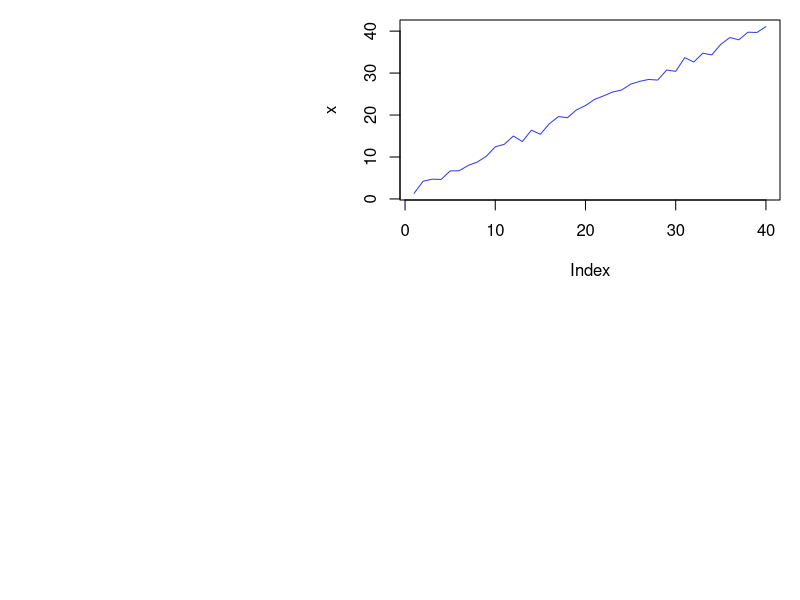
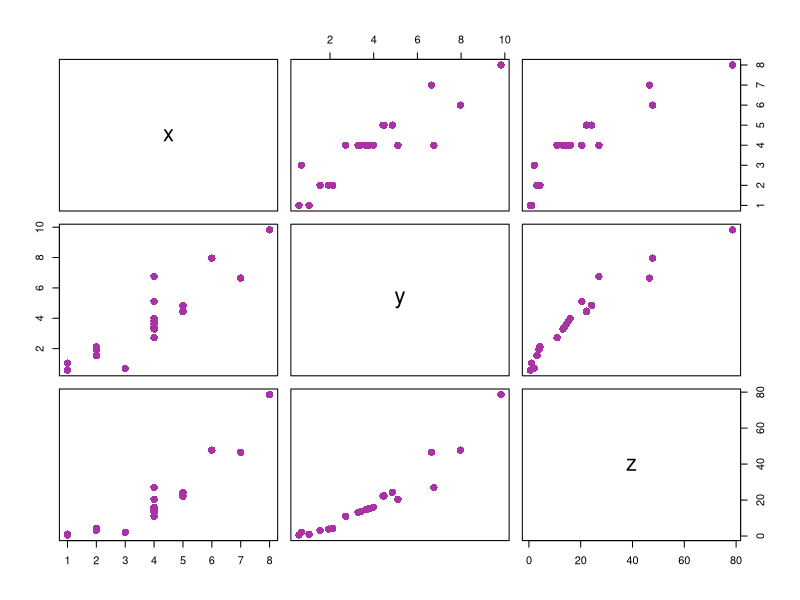

The R source for these figures, in order: (Note: this script raises an error after producing the figures.)

# S3 Class ##############################

# To create an object of this class we will create a list that will contain all class members. Then this
# list is passed to the class() method as an argument.
a <- list(name="Adam", Roll_no=15)
# Defining a class "Student"
class(a) <- "Student"
# Creation of object
a

# The generic functions are a good example of polymorphism. 
# To understand the concept of generic functions consider 
#the print() function. The print() function is a collection 
# of various print functions that are created for different
# data types and data structures in the R Programming 
# Language. It calls the appropriate function depending upon 
# the type of object passed as an argument

# Seeing different types of print function
methods(print)

# Now lets create generic function of our own
a = list(name="Adam", Roll_no=15)
class(a) = "Student"
print(a)
# Now lets print all our members in spacified format
print.Student <- function(obj){
  cat("name: ", obj$name, "\n")
  cat("Roll No: ", obj$Roll_no, "\n")
}
print(a)

# To view the S3 attributes
attributes(a)

# Add attributes
attr(a, "age") <- c(18)
attributes(a)


# Inheritance in S3 class
# Inheritance allows one class to derive the features and functionalities 
# of another class. The feature facilitates code resuability

# student function with argument
student <- function(n, r){
  value <- list(name=n, Roll_no=r)
  attr(value, "class") <- "student"
  value
}
print.student <- function(obj){
  cat("Name: ", obj$name, "\n")
  cat("Roll ", obj$Roll_no)
}
# inheritance is done while creating another class by doing class(obj) <- c(child, parent)
s <- list(name="Kesha", Roll_no=21, country="Bangladesh")
class(s) <- c("Student", "student")
s
# The following class overwrites the method for class student
print.student <- function(obj){
  cat(obj$name, "is from", obj$country, "\n")
}
s


# S4 class #####################
# S4 class has a predefined definition.
# this function contain auxiliary functions for defining methods and generics
# syntax: setClass("myClass", slots=list(name="character", Roll_no="numeric"))
# The new() function is used to create object of S4 class

setClass("Student", slots=list(name="character", Roll_no="numeric"))
a <- new("Student", name="Adam", Roll_no=20)
a

# Create S4 objects from generator function
# setClass() returns a generator function which helps in creating objects and it acts as a constructor
stud <- setClass("Student", slots=list(name="character", Roll_no="numeric"))
stud
stud(name="Adam", Roll_no=15)

# Inheritance in S4 class
# Define S4 class
setClass("student", 
         slots=list(name="character",
                    age="numeric", rno="numeric")
         )
# Define a function to display object details
setMethod("show", "student",
          function(obj){
            cat(obj@name, "\n")
            cat(obj@age, "\n")
            cat(obj@rno, "\n")
          })
# Inherit from student
setClass("InternationalStudent",
         slots=list(country="character"),
         contains="student")
# Rest of the attribute will inherited from student
s <- new("InternationalStudent", name="Adam",
         age=22, rno=15, country="Bangladesh")
show(s)


# Reference class ###################
# Reference class is an improvement over s4 class
library(methods)
# setRefClass returns a generator
movies <- setRefClass("movies", fields=list(
  name = "character", leadActor="character", rating="numeric"
))
movieList <- movies(name="Iron Man", leadActor="Robert downey Jr", rating = 7)
movieList


# Add method to our class
library(methods)
movies <- setRefClass("movies", fields=list(name="character", leadActor="character", 
                                            rating="numeric"), methods=list(
                                              increment_rating = function(){
                                                rating <<- rating + 1
                                              },
                                              decrement_rating = function(){
                                                rating <<- rating - 1
                                              }
                                            ))
movieList <- movies(name="Iron Man",
                    leadActor="Robert downey Jr", rating=7)
movieList$rating
movieList$increment_rating()
movieList$rating



# R objects ###################
# in R programming language there are 5 basic types of language

# 1: vectors
x <- c(1, 2, 3, 4, 5)
y <- c("a", "b", "c") 
z <- 5
print(class(x))
print(class(y))
print(class(z))

# 2: Lists
# List can contain heterogeneous data types such as vectors or another lists
ls <- list(c(1, 2, 3, 4), list("a", "b", "c"))
print(ls)
print(class(ls))

# 3: matrices
# 4: factors
# 5: Arrays
# 6: Data frames


# Encapsulation in R programming #############################################
# OOP has the following features:
    # Class
    # Object
    # Abstraction
    # Encapsulation
    # Polymorphism
    # Inheritnce

# While working with classes and dealing with sensitive data, implementing global variable to all the 
# variables used within the program code is not a good choice because then the chance of getting data
# tempered will increase. For this purpose OOP has the concept of Encapsulation. Encapsulation ensures
# the outside view of the object is clearly separated from the inside view of the object by hiding the
# implementation of operation and state from the interface which is available to all other objects

l <- list(name="GeeksForGeeks", state="Up", sector=136)
class(l) <- "info"
l

s <- list(country="Bangladesh", state="Sylhet", street_no.=110)
class(s) <- "address"
s



# Polymorphism ##################################
# R language is evolving and it implements parametric polymorphism, which means that methods in R refer
# to functions, not class.
plot
help("UseMethod")
methods(plot)
# X window system graphics
x11(width=15, height=13)
# The runif() function generates random deviates of the uniform distribution
x <- 3*runif(40) + (1:40)
par(mar=c(20, 20, 1, 1))
plot(x, type='l', col='#343deb')
z <- locator(1)

# Input is data frame
X11(width = 6, height = 6)
set.seed(280870)
x <- c(4, 3, 1, 2, 2, 4, 6, 4, 5, 5, 
       4, 4, 5, 4, 4, 8, 4, 1, 2, 7)
y <- x * rnorm(20, 1, 0.3)
z <- x * y
# Taking a data frame
df <- data.frame(x, y, z)
par(mar = c(0.1, 0.1, 0.1, 0.1))
# Using plot()
plot(df, col = '#a832a6', pch = 16, cex = 1.5)
z <- locator(1)

colors <- c("violet", "indigo", "blue", "green",
            "yellow", "orange", "red")
summary(colors)

state.region
# Provides summarised results under each region
summary(state.region) 
# As maxsum is given as 3, totally we should have 3 regions
# But here we have 4 regions and hence highest count region,
# next highest count region is displayed and the other 
# regions are clubbed under Other
summary(state.region, maxsum = 3)

# Creating generic method
display <- function(obj){
  UseMethod("print")
}
print.bank <- function(obj){
  cat("Name is ", obj$name, "\n")
  cat(obj$account_no, " is the Acc no of the holder", "\n")
  cat(obj$saving, " is the amount of saving in the account \n")
  cat(obj$withdrawn, " is the withdrawn amount\n")
}
x <- list(name="hasan", account_no=1234, saving=1500, withdraw=267)
class(x) <- "bank"
display <- function(obj){
  UseMethod("print")
}
display(x)




# Inheritance ###########################################
# Inheritance is one of the concept in OOP by which new classes can be derived from existing or base
# classes helping in re-usability of code.

# Inheritance in S3 class
student <- function(n, a, r){
  value <- list(name=n, age=a, rno=r)
  attr(value, "class") <- student
  value
}
print.student <- function(obj){
  cat(obj$name, "\n")
  cat(obj$age, "\n")
  cat(obj$rno, "\n")
}
s <- list(name="Kalam", age=21, rno=4, country="Bangladesh")
class(s) <- c("InternationalStudent", "student")
cat("The method print.student() is inherited:\n")
print(s)

# overwriting the print method
print.InternationalStudent <- function(obj){
  cat(obj$name, "is from", obj$country, "\n")
}
print(s)

#check inheritance
inherits(s, "student")


# Inheritance in S4 class
setClass("student", slots=list(
  name="character", age="numeric", rno="numeric"
))
setMethod("show", "student",
          function(obj){
            cat(obj@name, "\n")
            cat(obj@age, "\n")
            cat(obj@rno, "\n")
          })
#inherit from student
setClass("InternationalStudent", slots=list(country="character"), contains="student")

s <- new("InternationalStudent", name="Kalam", age=21, rno=96, country="Bangladesh")
show(s)


# Inheritance in Reference class
# Define class 
student <- setRefClass("student",        
                       fields = list(name = "character", 
                                     age = "numeric", rno = "numeric"), 
                       methods = list( 
                         inc_age <- function(x) { 
                           age <<- age + x 
                         }, 
                         dec_age <- function(x) { 
                           age <<- age - x 
                         } 
                       ) 
) 
# Inheriting from Reference class 
InternStudent <- setRefClass("InternStudent",  
                             fields = list(country = "character"),  
                             contains = "student", 
                             methods = list( 
                               dec_age <- function(x) { 
                                 if((age - x) < 0)  stop("Age cannot be negative") 
                                 age <<- age - x 
                               } 
                             )  
) 
# Create object 
s <- InternStudent(name = "Utkarsh", 
                   age = 21, rno = 96, country = "India") 
s$dec_age(5) 
s$age 

s$dec_age(20)  
s$age 




# Abstraction #############################
add_2 <- function(y){2+y}
add_2(1:10)

add_x <- function(x){
  function(y){ x+y }
}
add_2 <- add_x(2)
add_7 <- add_x(7)

for (i in 1:nboot){
  bootmeans[i] <- mean(sample(data, length(data), replace=TRUE))
}

make_container <- function(n){
  x <- numeric(n)
  i <- 1
  function(value=NULL){
    if(is.null(value)){
      return(x)
    }
    else{
      x[i] <<- value
      i <<- i+1
    }
  }
}
bootmeans <- make_container(nboot)
for(i in 1:nboot){
  bootmeans(mean(sample(data, length(data), replace=TRUE)))
}



# Looping over objects #################################
# One of the biggest issues with the "for" loop is its memeory consumption and its slowness in executing
# repetative task. And when its come to dealing with large data set and iterative over it, for loop 
# is not advised. R provides many alternatives to be applied to vectors for lopping operation that are
# pretty useful when working interactively on a command line. In this article we deal with apply()
# function and its vatiation: apply(), lapply(), sapply(), tapply(), mapply()

# apply():   Applies a function over the margins of an array or matrix
# lapply():  Apply a function over a list or vector 
# sapply():  Same as lapply() but with spacified result
# tapply():  Apply a function over a ragged array
# mapply():  Multivariate version of lapply()

# apply()
A = matrix(1:9, 3, 3)
print(A)
# Applying apply() over a row of matrix. Here margin 1 is for row
r = apply(A, 1, sum)
print(r)
# Applying apply() over a column of matrix. Here 2 is for column
c = apply(A, 2, sum)
print(c)

# lapply():
  # This function is used to apply a function over a list. It always return a list of the same length as
  # the input list
A = matrix(1:9, 3, 3)
B = matrix(10:18, 3, 3)
myList = list(A, B)
determinant = lapply(myList, det)
print(determinant)

# sapply()
# sapply(): This function is used to simplify the result of lapply(), if possible. Unlike lapply(), 
# the result is not always a list. The output varies in the following ways:-
  # If output is a list containing elements having length 1, then a vector is returned.
  # If output is a list where all the elements are vectors of same length(>1), then a matrix is returned.
  # If output contains elements which cannot be simplified or elements of different types, a list 
  # is returned.
A = list(a=1:5, b=6:10)
means = sapply(A, mean)
print(means)

# tapply():
  # This function is used to apply a function over a subset of vectors given by a combination of factors.
Id = c(1, 1, 1, 1, 2, 2, 2, 3, 3)
val = c(1, 2, 3, 4, 5, 6, 7, 8, 9)
result = tapply(val, Id, sum)
print(result)

# mapply():
  # It's a multivariate version of lapply(). This function can be used over several list simultaneously.
A = list(c(1, 2, 3, 4))
B = list(c(2, 5, 1, 6))
result = mapply(sum, A, B)
print(result)





# Creating, Listing and Deleting, Objects in memory #########################

# Listing object in memory
# numeric object
x = 5
# String object
name = "Jafrul"
# Vector object
vec1 = c(1, 2, 3)
vec2 = c("a", "b", "c")
# List object
listOfNumber = list( 
  "Numbers" = vec1, 
  "Characters" = vec2 
) 
# Data frame object 
myDataFrame = data.frame( 
  "Numbers" = vec1, 
  "Characters" = vec2 
) 
# Listing objects using object() 
print(objects()) 
# Listing objects using ls() 
print(ls()) 


# The code below returns all objects 
# whose name contains an v 
print(ls(pattern = "v")) 
# The code below returns all objects 
# whose name ends with "e" 
print(ls(pattern = "e$")) 


# Deleting object in memory
# Deleting object x using rm() 
rm(x) 
# Deleting object myDataFrame using remove() 
remove(myDataFrame) 
ls()

# Deleting All object in memory
rm(list=ls())
print(ls())




# S3 class ############################################
x <- c("female", "male", "male", "female")
class(x)
# Using the command class() to append the class of the vector
class(x) <- append(class(x), "Gender")
class(x)

age <- c(12, 10, 9)
e <- environment()
e
# setting the value of a variable
assign("age", 3, e)
ls()
# Getting the values of the variable
get("age", e)


# For creating S3 object there are two main steps:
    # Create a list with the required components
    # Then the class can be formed by command class(x) and a name should be assigned to this class
x <- list(name="Jafrul", account_no=1234, saving=1500, withdraw=234)
class(x) <- "bank"
x

# The S3 system in R language consists of three main components
    # Generic function, method, attributes
# The function print() is a generic function and hence is a collection of methods
methods(print)

# In the above long list there are important methods like print.factor(). When we print a factor through
# function print(), the call would automatically dispatch to print.factor()
# The class created as - bank, would search for a method named print.bank(), and since no such method 
# exists print.default() is used. 
# Generic functions have a default method which is used when no match is available

# Creating own method
x <- list(name="Jafrul", account_no=12345, saving=1200, withdraw=750)
class(x) <- "bank"
print.bank <- function(obj){
  cat("Name is ", obj$name, "\n")
  cat(obj$account_no, " is the account number of the holder\n")
  cat(obj$saving, " is the amount of saving the account \n")
  cat(obj$withdraw, " is the withdrawn amount")
}
x




# Explicit coercion in R programming #################################
# Coercing of an object from one type of class to another is known as explicit coercion
# Normally whatever is converted implicitly is referred to as coercion and if converted explicitly then it
# is known as casting. Conversion signifies both types- coercion and casting
x <- c(0, 1, 0, 3)
class(x)
# Converting it to integer type 
as.numeric(x) 
# Converting it to double type 
as.double(x) 
# Converting it to logical type 
as.logical(x) 
# Converting it to a list 
as.list(x) 
# Converting it to complex numbers 
as.complex(x) 




# R6 classes
# In OOP of R language, encapsulation means binding of the data and methods inside a class. 
# dplyr and shiny package use R6 classes
library(R6)

Queue <- R6Class("Queue",
                 
                 # public member of the class that can be accessed by object
                 public = list(
                   
                   # Constructor/ Initializer
                   initialize = function(...)
                   {
                     private$elements = list()
                   },
                   
                   # Add to the queue
                   enqueue = function(num)
                   {
                     private$elements = append(private$elements, num)
                   },
                   
                   # Remove from queue
                   dequeue = function()
                   {
                     if(self$size()==0)
                       stop("Queue is empty")
                     element <- private$elements[[1]]
                     private$elements <- private$elements[-1]
                     element
                   },
                   
                   # Get the size of elements
                   size = function()
                   {
                     length(private$elements)
                   }),
                 
                 private = list(
                   # queue list
                   elements = list()
                  )
                 )
# Create an object
QueueObject = Queue$new()
QueueObject$enqueue(2)
QueueObject$enqueue(5)
QueueObject$dequeue()
QueueObject$dequeue()


# The following example is a demonstration of Inheritance in R6 classes by creating another class 
# childQueue that inherits the class Queue.
childQueue <- R6Class("childQueue",
                      # inherit queue class which is super class
                      inherit = Queue,
                      
                      public = list(
                        initialize = function(...)
                        {
                          private$elements <- list(...)
                        },
                        size = function()
                        {
                          # super is used to access methods from super class
                          super$size()
                        }
                      )
                      )
childQueueObject <- childQueue$new()
childQueueObject$enqueue(2)
childQueueObject$enqueue(3)
childQueueObject$dequeue()
childQueueObject$dequeue()
childQueueObject$dequeue()




# Getting attribute of Objects
# attribute() function in R is used to get all attributes of data. 
# This function is also used to set new attribute of data

info = data.frame(iris)
# Load info set that you want to work on
data(info) 
# Print first 6 rows of info set data                                            
head(info)                                                
# Apply attributes function
attributes(info) 


# Set different column names
# retain dataframe class
attributes_list <- list(names = c('Sepal.Length' ,'Sepal.Width' ,
                                  'Petal.Length', 'Petal.Width',
                                  'Species'),
                        class = "data.frame",
                        row.names= c("NA","NA","NA","NA"))

# New attributes from list added to info database
attributes(info) <- attributes_list
attributes(info)


# attr() will return specific data, but this function needs precise information about the data.
data(info) 
# Apply attr() function
attr(x = info, which = "names")
